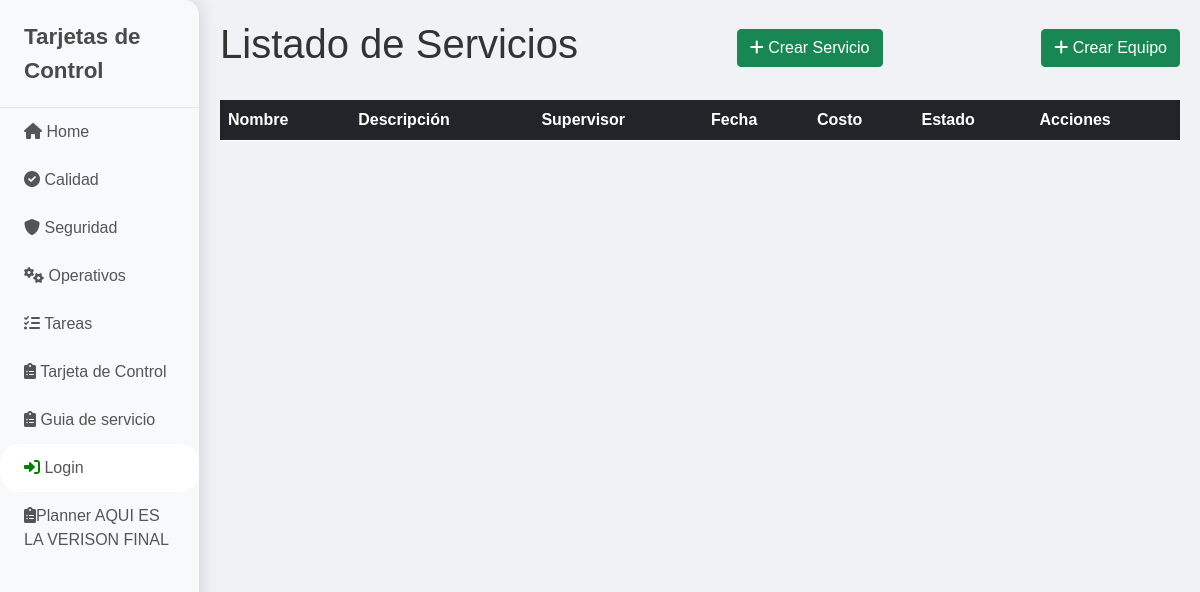
Page /guias/servicios/ on the earlier database version.
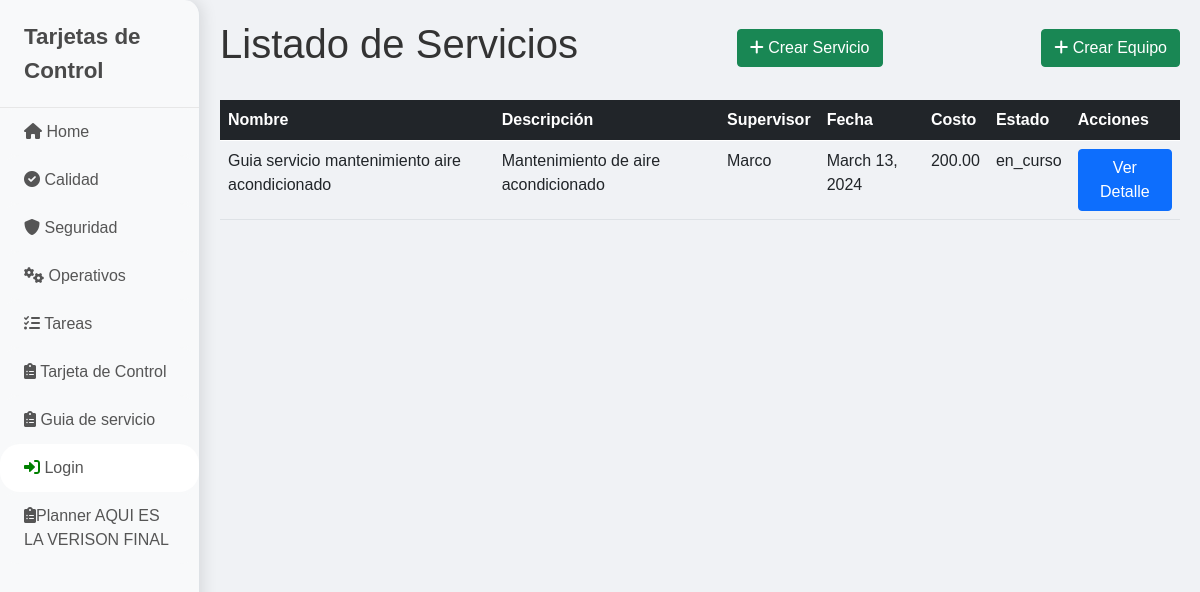
Same page on the later database version.
### guias/models.py (models this page shows, shortened)
class Servicio(models.Model):
    ESTADO_CHOICES = [
        ('en_curso', 'En curso'),
        ('terminado', 'Terminado'),
    ]
    nombre = models.CharField(max_length=100)
    descripcion = models.TextField()
    equipos_necesarios = models.ManyToManyField(Equipo)
    supervisor = models.CharField(max_length=100)
    fecha = models.DateField()
    costo = models.DecimalField(max_digits=10, decimal_places=2)
    estado = models.CharField(max_length=20, choices=ESTADO_CHOICES, default='en_curso')

### guias/views.py (the view)
# urls.py: path('servicios/', views.listar_servicios, name='listar_servicios'),
def listar_servicios(request):
    servicios = Servicio.objects.all()
    return render(request, 'servicios/listar_servicios.html', {'servicios': servicios})

### guias/templates/servicios/listar_servicios.html (shortened to what this page needs)
{% extends 'base.html' %}
{% block content %}
<div class="d-flex justify-content-between align-items-center mb-4">
    <h1>Listado de Servicios</h1>
    <a href="{% url 'crear-servicio' %}" class="btn btn-success"><i class="fas fa-plus"></i> Crear Servicio</a>
    <a href="{% url 'index_equipos' %}" class="btn btn-success"><i class="fas fa-plus"></i> Crear Equipo</a>
</div>
<table class="table table-hover">
    <thead class="table-dark">
        <tr>
            <th>Nombre</th>
            <th>Descripción</th>
            <th>Supervisor</th>
            <th>Fecha</th>
            <th>Costo</th>
            <th>Estado</th>
            <th>Acciones</th>
        </tr>
    </thead>
    <tbody>
        {% for servicio in servicios %}
        <tr>
            <td>{{ servicio.nombre }}</td>
            <td>{{ servicio.descripcion }}</td>
            <td>{{ servicio.supervisor }}</td>
            <td>{{ servicio.fecha }}</td>
            <td>{{ servicio.costo }}</td>
            <td>{{ servicio.estado }}</td>
            <td>
                <a href="{% url 'detalle_servicio' servicio.id %}" class="btn btn-primary">Ver Detalle</a>
            </td>
        </tr>
        {% endfor %}
    </tbody>
</table>
{% endblock %}

### core/templates/base.html (shortened to what this page needs)
<!DOCTYPE html>
<html lang="es">
<head>
    <link rel="stylesheet" href="https://cdn.jsdelivr.net/npm/bootstrap@5.0.2/dist/css/bootstrap.min.css">
    <link rel="stylesheet" href="https://cdnjs.cloudflare.com/ajax/libs/font-awesome/6.0.0-beta3/css/all.min.css">
    <link rel="stylesheet" href="https://cdn.jsdelivr.net/npm/bootstrap-icons/font/bootstrap-icons.css">
</head>
<body hx-headers='{"X-CSRFToken": "{{ csrf_token }}"}'>
<div class="d-flex" id="wrapper">
    <div class="bg-light border-end" id="sidebar-wrapper">
        <div class="sidebar-heading">Tarjetas de Control</div>
        <div class="list-group list-group-flush">
            <a href="{% url 'home' %}" class="list-group-item list-group-item-action bg-light"><i class="fas fa-home"></i> Home</a>
            <a href="{% url 'calidad_index' %}" class="list-group-item list-group-item-action bg-light"><i class="fas fa-check-circle"></i> Calidad</a>
            <a href="{% url 'seguridad_index' %}" class="list-group-item list-group-item-action bg-light"><i class="fas fa-shield-alt"></i> Seguridad</a>
            <a href="{% url 'operativos_index' %}" class="list-group-item list-group-item-action bg-light"><i class="fas fa-cogs"></i> Operativos</a>
            <a href="{% url 'listar_tareas' %}" class="list-group-item list-group-item-action bg-light"><i class="fas fa-tasks"></i> Tareas</a>
            <a href="{% url 'listar_tarjetas_control' %}" class="list-group-item list-group-item-action bg-light"><i class="fas fa-clipboard-list"></i> Tarjeta de Control</a>
            <a href="{% url 'listar_servicios' %}" class="list-group-item list-group-item-action bg-light"><i class="fas fa-clipboard-list"></i> Guia de servicio</a>
            {% if request.user.is_authenticated %}
                <a href="{% url 'logout' %}" class="list-group-item list-group-item-action" onclick="event.preventDefault(); document.getElementById('logout-form').submit();"><i class="fas fa-sign-out-alt" style="color: red;"></i> Logout</a>
            {% else %}
                <a href="{% url 'login' %}" class="list-group-item list-group-item-action"><i class="fas fa-sign-in-alt" style="color: green;"></i> Login</a>
            {% endif %}
        </div>
            <a href="{% url 'ver_tarjetas_diarias' %}" class="list-group-item list-group-item-action bg-light"><i class="fas fa-clipboard-list"></i>Planner AQUI ES LA VERISON FINAL</a>
    </div>
    <div id="page-content-wrapper">
        <div class="container-fluid">
            {% block content %}{% endblock %}
        </div>
    </div>
</div>
</body>
</html>

### core/templates/base.html (style rules this page uses)
body { font-family: 'Arial', sans-serif; background-color: #f0f2f5; color: #333; }
#sidebar-wrapper { width: 200px; min-height: 100vh; background-color: #fefefe; border-right: 2px solid #e7e7e7; box-shadow: 3px 0px 15px rgba(0,0,0,0.1); border-radius: 0 15px 15px 0; }
#sidebar-wrapper .sidebar-heading { padding: 1.25rem 1.5rem; font-size: 1.4rem; font-weight: bold; color: #4a4a4a; border-bottom: 1px solid #e7e7e7; }
#sidebar-wrapper .list-group-item { padding: 0.75rem 1.5rem; border: none; border-radius: 20px; color: #555; transition: background-color 0.3s ease, box-shadow 0.3s ease; }
#page-content-wrapper { flex: 1; }
.container-fluid { padding: 20px; }

Differences in the rows shown:
added Servicio: nombre "Guia servicio mantenimiento aire acondicionado", descripcion "Mantenimiento de aire acondicionado", supervisor "Marco", fecha "March 13, 2024", costo "200.00", estado "en_curso"
